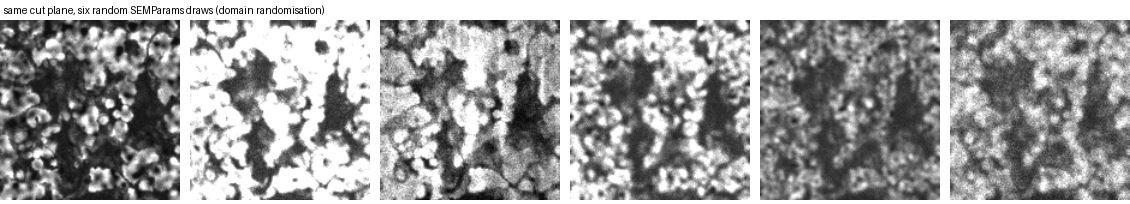
#> input picture synth_to_real_gap_exploration/gallery/02_domain_randomisation_six_draws.png, 1130 x 204 px
$ python -i inspect_real_stacks.py   (imports and definitions only)
#> lines starting #> are read from the running program, lines starting #| are printed output that depends on the picture; after the words box and inside, x2 and y2 are one past the last pixel; in counts of white or black regions, pixels touching at a corner belong together
#> further down, picture is the input picture: shape (204, 1130); min 1, max 255, mean 155.7
#!/usr/bin/env python3
"""
inspect_real_stacks.py — deep inspection of the real pFIB-SEM stacks (pristine/uncomp/comp_full.tif),
producing a compact report (< 10 MB) that can be shared back through Drive or chat.

Implements the measurement playbook of docs/FINDINGS_AND_TRANSFER.md §5.2: every simulator artefact
is measured SEPARATELY from the real slices so the simulator can be set to measured values instead of
fitted ones.  Memory-safe: slices are read page-by-page (tifffile), never the whole 0.4-1.5 GB stack.

Run in Google Colab (recommended):
    from google.colab import drive; drive.mount('/content/drive')
    !pip -q install tifffile scikit-image scipy scikit-learn matplotlib
    !python inspect_real_stacks.py --tif "/content/drive/MyDrive/<path>/comp_full.tif" --out /content/drive/MyDrive/inspection
    (repeat for uncomp_full.tif and pristine_full.tif; the shared folder may need a shortcut in My Drive)
Or locally:  python inspect_real_stacks.py --tif comp_full.tif --out inspection --voxel_nm 6

Outputs per stack, under <out>/<stack_name>/:
    metadata.json        shape, dtype, TIFF/ImageJ tags, voxel size, byte size check
    per_slice_stats.csv  mean/std/p5/p50/p95 for every Nth slice (drift), plus low-pass field amplitude
    measurements.json    noise (Poisson scale, read noise), PSF sigma, charging field (amp, corr length,
                         slice-to-slice AR), curtaining (amp, sigma), shine-through anisotropy & decay,
                         structure through the paper-like operator (porosity, PSD mu/sigma, mean pore),
                         C2ST floor between disjoint z-blocks (if scikit-learn available)
    crops/*.png          native-resolution 512x512 crops at several depths and positions
    fig_*.png            overview figures (slice + histogram, drift, noise fit, spectra, side view, PSD)
"""
from __future__ import annotations

import argparse
import csv
import json
import os
import sys
import time

import numpy as np

try:
    import tifffile
except ImportError:
    sys.exit("pip install tifffile")
from scipy import ndimage as ndi, stats

# --------------------------------------------------------------------------------------
# helpers
# --------------------------------------------------------------------------------------
def log(msg):
    print(time.strftime("[%H:%M:%S] ") + msg, flush=True)


class Stack:
    """Page-wise access to a (possibly huge) TIFF stack."""

    # [12 lines left out: function __init__, not called in this run]

    def slice(self, i):
        a = tifffile.imread(self.path, key=int(i))
        return np.asarray(a)

    # [5 lines left out: function to8, not called in this run]


def lowpass(a, sigma):
    return ndi.gaussian_filter(a.astype(np.float32), sigma)


# [8 lines left out: function radial_spectrum, not called in this run]


# --------------------------------------------------------------------------------------
# measurements
# --------------------------------------------------------------------------------------
def measure_noise(img, win=7, n_bins=12):
    """Variance vs mean in locally flat windows -> Poisson scale (counts per grey level) and read noise.
    Flat windows = lowest-gradient quartile, so structure does not inflate the variance."""
#> called with win = 7, n_bins = 12
    a = img.astype(np.float32)
    m = ndi.uniform_filter(a, win)
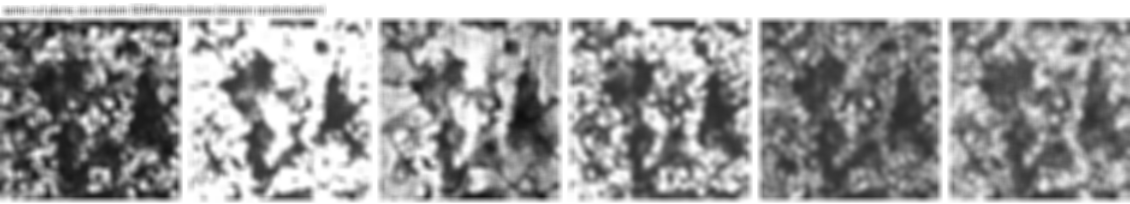
#> m: shape (204, 1130) float32; min 13.73, max 255, mean 155.7
    v = ndi.uniform_filter(a * a, win) - m * m
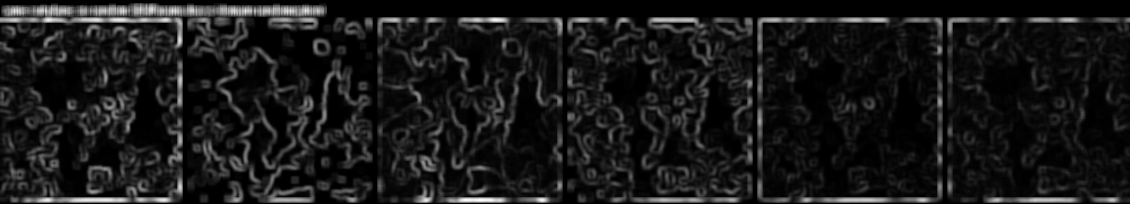
#> v: shape (204, 1130) float32; min 0, max 14179, mean 1403.4; drawn with min black and max white
    g = np.hypot(*np.gradient(ndi.gaussian_filter(a, 1.5)))
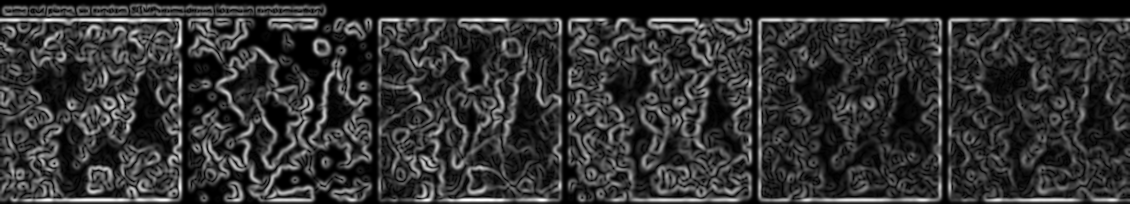
#> g: shape (204, 1130) float32; min 0, max 57.48, mean 11.4; drawn with min black and max white
    flat = g < np.percentile(g, 25)
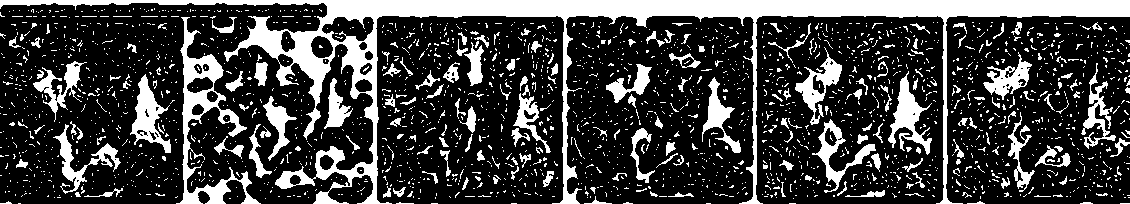
#> flat: shape (204, 1130) bool; 25% white; 2303 white regions (2115 under 20 px), largest, box (x1, y1, x2, y2) and area: (0, 0, 1130, 204) 24762, (176, 17, 261, 204) 3424, (888, 71, 932, 155) 1314
    mm, vv = m[flat], np.clip(v[flat], 0, None)
    edges = np.percentile(mm, np.linspace(2, 98, n_bins + 1))
#> edges = [30.24, 52.65, 61.73, 78.41, 116.5, 186.5, 250, 254.1, 255, 255, 255, 255, 255]
    xs, ys = [], []
    for lo, hi in zip(edges[:-1], edges[1:]):
        sel = (mm >= lo) & (mm < hi)
        if sel.sum() > 200:
            xs.append(float(mm[sel].mean())); ys.append(float(np.percentile(vv[sel], 20)))  # lower envelope
#> this loop made 12 passes
#> (lo, hi) on passes 1 to 12: (30.24, 52.65), (52.65, 61.73), (61.73, 78.41), (78.41, 116.5), (116.5, 186.5), (186.5, 250), (250, 254.1), (254.1, 255), (255, 255), (255, 255), (255, 255), (255, 255)
#> after the loop, xs = [41.54, 57.09, 68.95, 92.64, 147.8, 229.5, 252.3, 254.6]; ys = [24.49, 27.66, 61.25, 105.3, 205.5, 195.1, 22.74, 0.223]
    xs, ys = np.array(xs), np.array(ys)
    if len(xs) < 4:
        return dict(ok=False)
    slope, intercept = np.polyfit(xs, ys, 1)
#> slope = 0.0978; intercept = 66.3
    # var = slope*mean + intercept  ->  Poisson: var = mean/k  ->  k (counts per grey level) = 1/slope
    return dict(ok=True, var_vs_mean_slope=float(slope), var_intercept=float(intercept),
                poisson_counts_per_grey_level=float(1 / slope) if slope > 1e-6 else None,
                gaussian_read_noise_grey=float(np.sqrt(max(intercept, 0))),
                median_flat_std=float(np.sqrt(np.median(vv))), bins_mean=xs.tolist(), bins_var=ys.tolist())


# [254 lines left out: functions measure_psf, measure_field, measure_curtaining, measure_shine_through, paper_like_segmentation, local_thickness and 3 more, not called in this run]


# [2 lines not run here, left out]

>>> import cv2
>>> picture = cv2.imread('../gallery/02_domain_randomisation_six_draws.png', cv2.IMREAD_GRAYSCALE)
>>> result = measure_noise(picture)
#> result = 8 items

$ run again, on synth_to_real_gap_exploration/gallery/01_shine_through_attenuation_sweep.png
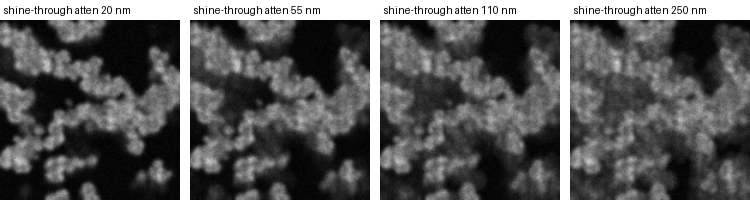
#> input picture synth_to_real_gap_exploration/gallery/01_shine_through_attenuation_sweep.png, 750 x 204 px
#> picture is the input picture: shape (204, 750); min 0, max 255, mean 93.1
#> in measure_noise, `g = np.hypot(*np.gradient(ndi.gaussian_filter(a, 1.5)))`:
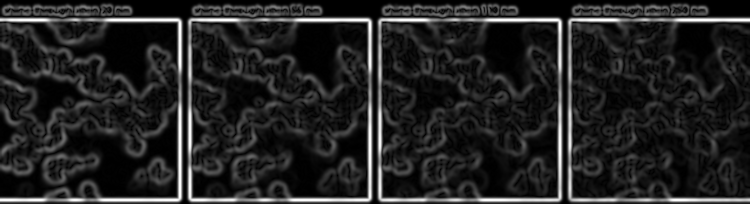
#> g: shape (204, 750) float32; min 0, max 60.22, mean 8.4; drawn with min black and max white
#> in measure_noise, `flat = g < np.percentile(g, 25)`:
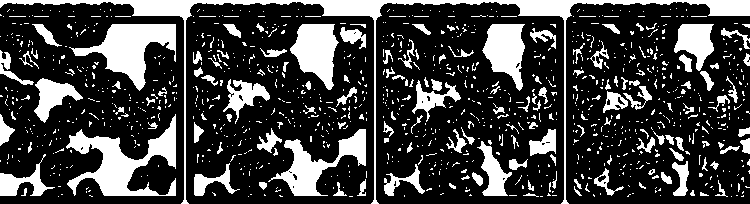
#> flat: shape (204, 750) bool; 25% white; 1083 white regions (938 under 20 px), largest, box (x1, y1, x2, y2) and area: (0, 0, 750, 204) 6675, (66, 114, 176, 196) 3486, (69, 24, 176, 91) 2983
#> edges = [5.04, 5.63, 6.04, 6.63, 8.16, 11.12, 20.72, 39, 60.78, 109, 243.1, 255, 255]
#> the loop in measure_noise, `for lo, hi in zip(edges[:-1], edges[1:]):` made 12 passes
#> (lo, hi) on passes 1 to 8: (5.04, 5.63), (5.63, 6.04), (6.04, 6.63), (6.63, 8.16), (8.16, 11.12), (11.12, 20.72), (20.72, 39), (39, 60.78)
#> after the loop in measure_noise, `for lo, hi in zip(edges[:-1], edges[1:]):`: xs = [5.37, 5.83, 6.3, 7.3, 9.39, 15.21, 28.79, 49.42, 88.36, 127.5, 248.2]; ys = [2.98, 3.1, 3.19, 4.41, 5.98, 8.79, 12.43, 18.89, 34.41, 52.45, 287.9]
#> slope = 1.03; intercept = -15.96
#> result = 8 items

$ run again, on synth_to_real_gap_exploration/gallery/03_montage_v1.png
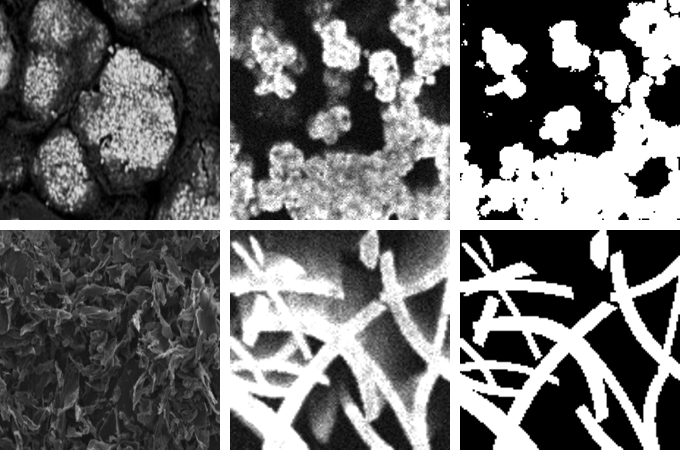
#> input picture synth_to_real_gap_exploration/gallery/03_montage_v1.png, 680 x 450 px
#> picture is the input picture: shape (450, 680); min 0, max 255, mean 110.4
#> in measure_noise, `g = np.hypot(*np.gradient(ndi.gaussian_filter(a, 1.5)))`:
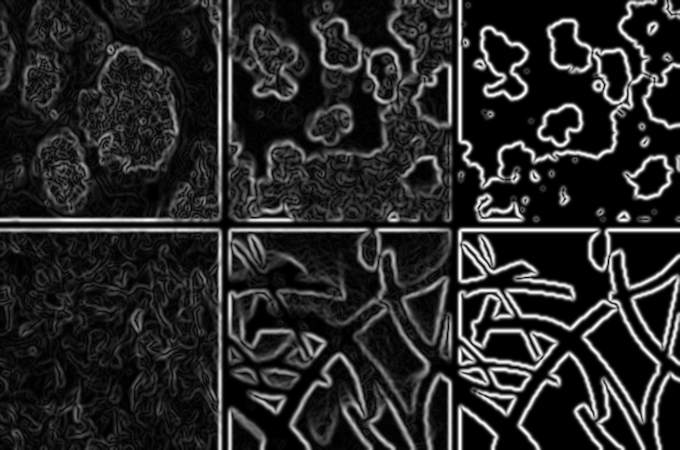
#> g: shape (450, 680) float32; min 0, max 62.96, mean 10; drawn with min black and max white
#> in measure_noise, `flat = g < np.percentile(g, 25)`:
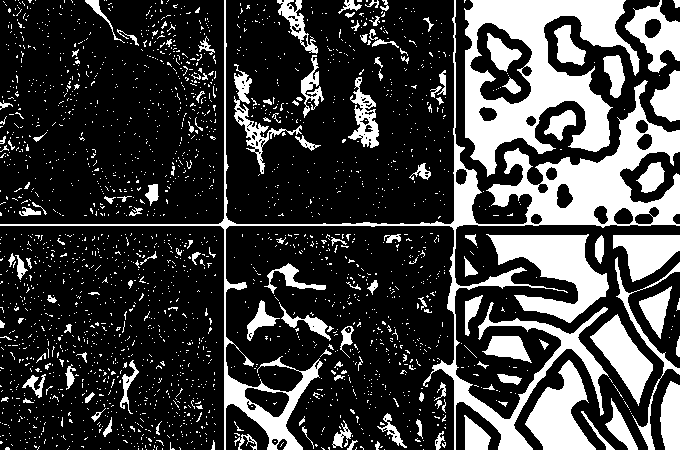
#> flat: shape (450, 680) bool; 25% white; 2380 white regions (2237 under 20 px), largest, box (x1, y1, x2, y2) and area: (0, 0, 680, 450) 21277, (464, 0, 640, 177) 13684, (486, 234, 609, 323) 5103
#> edges = [0, 0, 0, 0, 0, 0.286, 22.88, 46.91, 254.8, 255, 255, 255, 255]
#> the loop in measure_noise, `for lo, hi in zip(edges[:-1], edges[1:]):` made 12 passes
#> (lo, hi) on passes 1 to 8: (0, 0), (0, 0), (0, 0), (0, 0), (0, 0.286), (0.286, 22.88), (22.88, 46.91), (46.91, 254.8)
#> after the loop in measure_noise, `for lo, hi in zip(edges[:-1], edges[1:]):`: xs = [0.00169, 14.46, 32.76, 185.6, 254.9]; ys = [0, 14.57, 15.58, 6.37, 0.0586]
#> slope = -0.0311; intercept = 10.35
#> result = 8 items

$ run again, on synth_to_real_gap_exploration/gallery/03_montage_v2.png
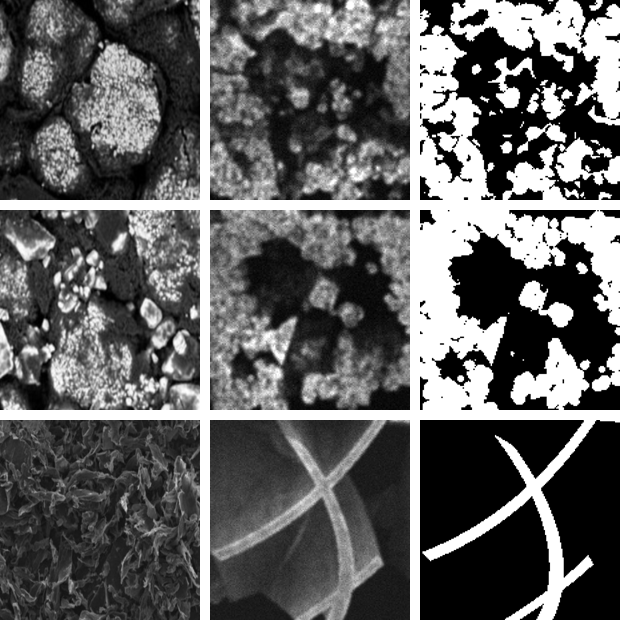
#> input picture synth_to_real_gap_exploration/gallery/03_montage_v2.png, 620 x 620 px
#> picture is the input picture: shape (620, 620); min 0, max 255, mean 96.4
#> in measure_noise, `g = np.hypot(*np.gradient(ndi.gaussian_filter(a, 1.5)))`:
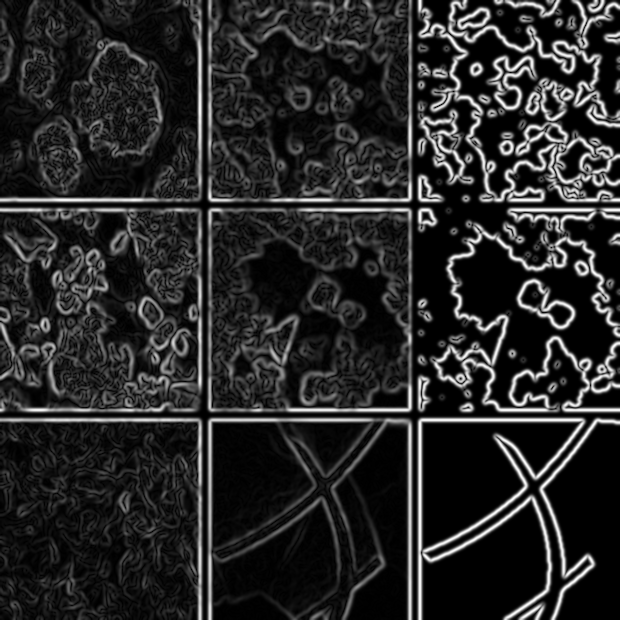
#> g: shape (620, 620) float32; min 0, max 63.69, mean 10.1; drawn with min black and max white
#> in measure_noise, `flat = g < np.percentile(g, 25)`:
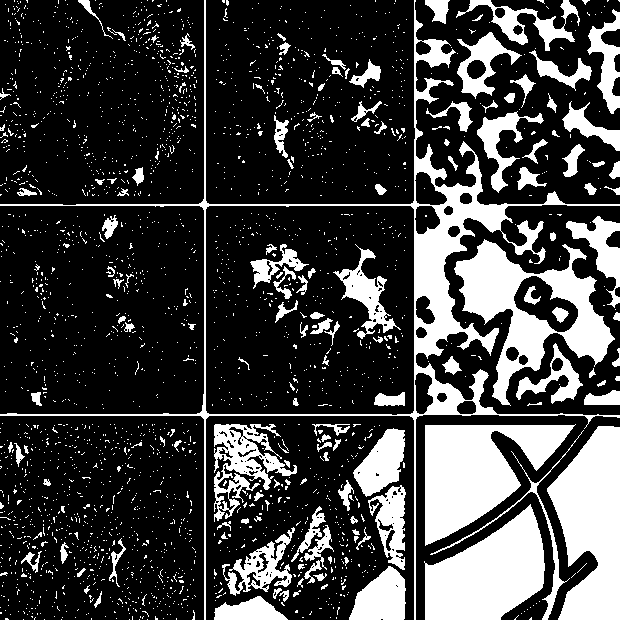
#> flat: shape (620, 620) bool; 25% white; 2522 white regions (2374 under 20 px), largest, box (x1, y1, x2, y2) and area: (0, 0, 620, 620) 15309, (425, 424, 576, 546) 9869, (547, 426, 620, 620) 9767
#> edges = [0, 0, 0, 0, 0, 0, 14, 27.14, 46.55, 127.9, 255, 255, 255]
#> the loop in measure_noise, `for lo, hi in zip(edges[:-1], edges[1:]):` made 12 passes
#> (lo, hi) on passes 1 to 8: (0, 0), (0, 0), (0, 0), (0, 0), (0, 0), (0, 14), (14, 27.14), (27.14, 46.55)
#> after the loop in measure_noise, `for lo, hi in zip(edges[:-1], edges[1:]):`: xs = [0.78, 23.55, 36.05, 60.15, 222.2]; ys = [0, 5.17, 8.32, 14.73, 4.5]
#> slope = 0.00205; intercept = 6.4
#> result = {'ok': True, 'var_vs_mean_slope': 0.00205, 'var_intercept': 6.4, 'poisson_counts_per_grey_level': 487.6, 'gaussian_read_noise_grey': 2.53, 'median_flat_std': 0, 'bins_mean': [0.78, 23.55, 36.05, 60.15, 222.2], 'bins_var': [0, 5.17, 8.32, 14.73, 4.5]}
